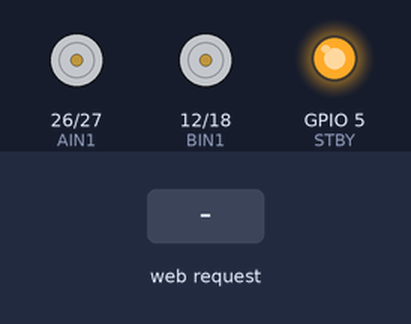
Bench run of a sketch on a simulated Seeed XIAO ESP32-S3. Shown: motor-driver pin pairs drawn as motors (green arrow = first pin HIGH = forward, orange = second pin HIGH = backward, longer = more drive, scaled by the enable pin, stopped while the standby pin is LOW), output pins drawn as LEDs (lit = HIGH). The inputs (shaded band) are chosen by the test bench. WiFi joins after 1.5 s; servers stay silent unless stated; what the sketch prints to the serial monitor is not drawn.

Above: at 1.2 s.
1.3 s: HTTP request GET /action?dir=F received
At 2.1 s:
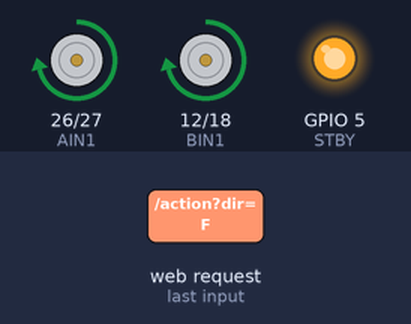
2.8 s: HTTP request GET /action?dir=B received
At 3.2 s:
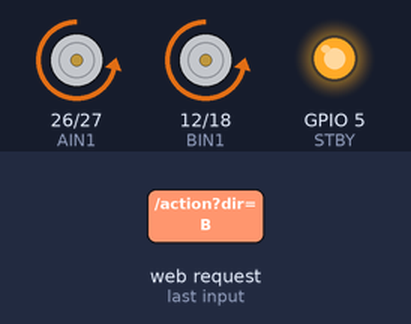
4.3 s: HTTP request GET /action?dir=L received
At 5.5 s:
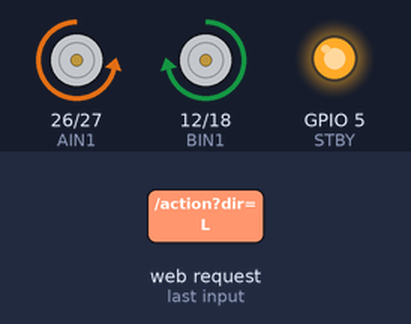
5.8 s: HTTP request GET /action?dir=R received
At 6.7 s:
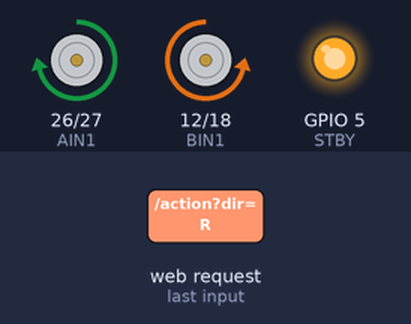
Timing chart, 0 to 8.3 s (numbered marks = the images above; inputs shaded):
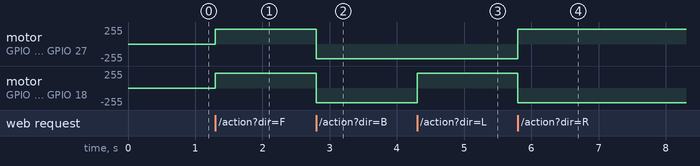

Measured:
- after the input at 1.3 s, motor on GPIO 26 (AIN1) / GPIO 27 (AIN2), motor on GPIO 12 (BIN1) / GPIO 18 (BIN2): stopped → forward 219/255 at once
- after the input at 2.8 s, motor on GPIO 26 (AIN1) / GPIO 27 (AIN2), motor on GPIO 12 (BIN1) / GPIO 18 (BIN2): forward 219/255 → backward 219/255 at once
- after the input at 4.3 s, motor on GPIO 12 (BIN1) / GPIO 18 (BIN2): backward 219/255 → forward 219/255 at once
- after the input at 5.8 s, motor on GPIO 26 (AIN1) / GPIO 27 (AIN2): backward 219/255 → forward 219/255 at once; motor on GPIO 12 (BIN1) / GPIO 18 (BIN2): forward 219/255 → backward 219/255 at once

The sketch:

n20controlwebserver.ino
```cpp
// TB6612FNG Pin,ESP32 GPIO,Description
// PWMA,GPIO 25,Speed Control for Motor A
// AIN1,GPIO 26,Direction 1 for Motor A
// AIN2,GPIO 27,Direction 2 for Motor A
// PWMB,GPIO 14,Speed Control for Motor B
// BIN1,GPIO 19,Direction 1 for Motor B (Safe Pin)
// BIN2,GPIO 18,Direction 2 for Motor B
// STBY,GPIO 5,Standby (Must be HIGH to run)
// VCC,3.3V,Logic Power (From ESP32)
// GND,GND,Logic Ground (Common Ground)
#include <WiFi.h>
#include <WebServer.h>

// --- Motor Pin Definitions ---
const int PWMA = 25; const int AIN1 = 26; const int AIN2 = 27;
const int PWMB = 14; const int BIN1 = 12; const int BIN2 = 18;
const int STBY = 5;

// --- WiFi Configuration ---
const char* ssid = "Xypher_Bot_Control";
const char* password = "password123";

WebServer server(80);

// PWM Settings for ESP32 Core 3.0+
const int freq = 5000;
const int res = 8;
int currentSpeed = 220; // Default drive speed (0-255)

// --- Polished UI Dashboard ---
const char index_html[] PROGMEM = R"rawliteral(
<!DOCTYPE html><html><head>
<meta name="viewport" content="width=device-width, initial-scale=1, maximum-scale=1, user-scalable=no">
<style>
  body { font-family: 'Segoe UI', Tahoma, Geneva, Verdana, sans-serif; text-align: center; background: #1a1a1a; color: white; margin: 0; padding-top: 50px; }
  h2 { color: #00ff00; letter-spacing: 2px; text-transform: uppercase; }
  .controller { display: grid; grid-template-columns: 100px 100px 100px; grid-template-rows: 100px 100px 100px; gap: 15px; justify-content: center; margin-top: 30px; }
  .btn { background: #333; color: white; border: 2px solid #444; border-radius: 12px; font-weight: bold; font-size: 14px; cursor: pointer; transition: 0.1s; display: flex; align-items: center; justify-content: center; text-transform: uppercase; -webkit-user-select: none; }
  .btn:active { background: #00ff00; color: black; border-color: #00ff00; transform: scale(0.95); box-shadow: 0 0 15px #00ff00; }
  .fwd { grid-column: 2; }
  .lft { grid-column: 1; grid-row: 2; }
  .stop { grid-column: 2; grid-row: 2; background: #b30000; border-color: #ff3333; color: white; }
  .rgt { grid-column: 3; grid-row: 2; }
  .bwd { grid-column: 2; grid-row: 3; }
</style></head>
<body>
  <h2>Rover Control</h2>
  <div class="controller">
    <div class="btn fwd" onmousedown="move('F')" onmouseup="move('S')" ontouchstart="move('F')" ontouchend="move('S')">Forward</div>
    <div class="btn lft" onmousedown="move('L')" onmouseup="move('S')" ontouchstart="move('L')" ontouchend="move('S')">Left</div>
    <div class="btn stop" onclick="move('S')">Stop</div>
    <div class="btn rgt" onmousedown="move('R')" onmouseup="move('S')" ontouchstart="move('R')" ontouchend="move('S')">Right</div>
    <div class="btn bwd" onmousedown="move('B')" onmouseup="move('S')" ontouchstart="move('B')" ontouchend="move('S')">Backward</div>
  </div>
  <p style="margin-top:40px; color:#888;">IP: 192.168.4.1</p>
  <script>
    function move(dir) { fetch('/action?dir=' + dir); }
  </script>
</body></html>
)rawliteral";

void setup() {
  Serial.begin(115200);

  // Pin setup
  pinMode(AIN1, OUTPUT); pinMode(AIN2, OUTPUT);
  pinMode(BIN1, OUTPUT); pinMode(BIN2, OUTPUT);
  pinMode(STBY, OUTPUT);
  digitalWrite(STBY, HIGH);

  // PWM setup (Core 3.0+)
  ledcAttach(PWMA, freq, res);
  ledcAttach(PWMB, freq, res);

  // Start Access Point
  WiFi.softAP(ssid, password);
  Serial.print("Started. Connect to: "); Serial.println(ssid);
  Serial.print("IP: "); Serial.println(WiFi.softAPIP());

  server.on("/", []() { server.send(200, "text/html", index_html); });
  server.on("/action", handleAction);
  server.begin();
}

void loop() {
  server.handleClient();
}

void handleAction() {
  String dir = server.arg("dir");
  if (dir == "F") drive(currentSpeed, currentSpeed);
  else if (dir == "B") drive(-currentSpeed, -currentSpeed);
  else if (dir == "L") drive(-currentSpeed, currentSpeed);
  else if (dir == "R") drive(currentSpeed, -currentSpeed);
  else drive(0, 0);
  server.send(200, "text/plain", "OK");
}

void drive(int speedA, int speedB) {
  // Motor A Logic
  digitalWrite(AIN1, (speedA > 0));
  digitalWrite(AIN2, (speedA < 0));
  ledcWrite(PWMA, abs(speedA));

  // Motor B Logic
  digitalWrite(BIN1, (speedB > 0));
  digitalWrite(BIN2, (speedB < 0));
  ledcWrite(PWMB, abs(speedB));
}
```
